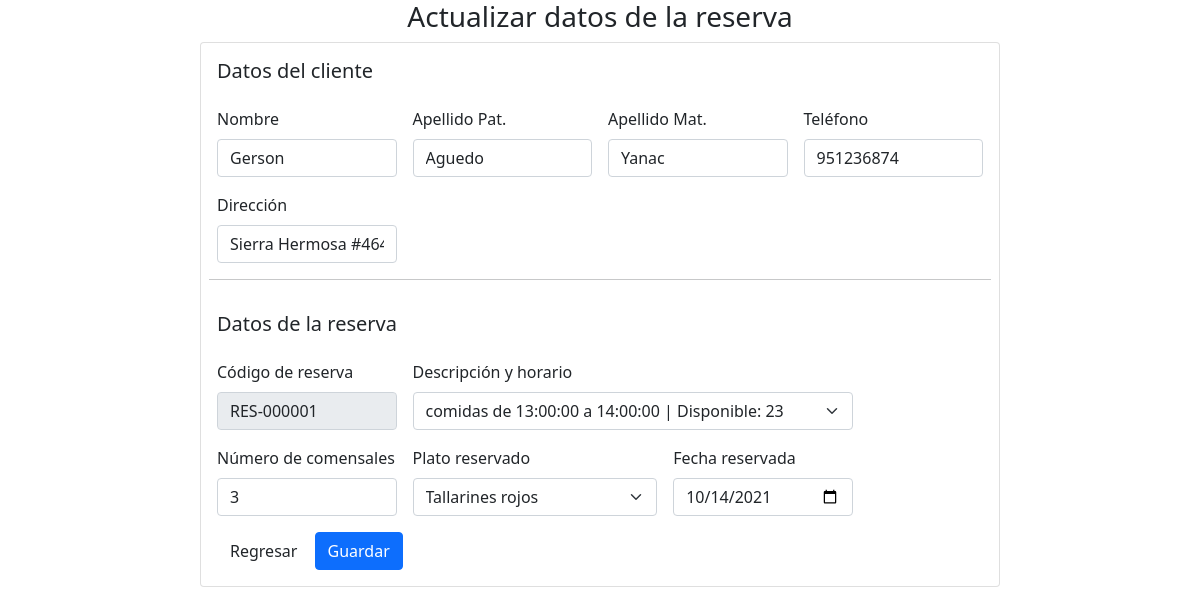
The app's page /modificarReserva.php?codReserva=RES-000001 with its own data.
### tables this page shows
CREATE TABLE `personas` (
  `idPerson` int(11) NOT NULL,
  `nombres` varchar(50) NOT NULL,
  `apellidoPat` varchar(50) NOT NULL,
  `apellidoMat` varchar(50) NOT NULL,
  `numTelefono` varchar(11) NOT NULL,
  `direccion` varchar(50) NOT NULL
);

CREATE TABLE `reservas` (
  `codReserva` varchar(10) NOT NULL,
  `numComensales` int(11) NOT NULL,
  `fk_codCliente` varchar(10) NOT NULL,
  `fk_DNI` varchar(8) NOT NULL,
  `fk_idTurnos` int(11) NOT NULL
);

CREATE TABLE `turnos` (
  `idTurnos` int(11) NOT NULL,
  `descripcion` varchar(50) NOT NULL,
  `inicio` time NOT NULL,
  `fin` time NOT NULL,
  `capacidad` int(11) NOT NULL DEFAULT 30
);

CREATE TABLE `platos` (
  `codPlato` varchar(10) NOT NULL,
  `nombrePlato` varchar(50) NOT NULL,
  `precio` float NOT NULL,
  `fk_codEspecialidad` varchar(10) NOT NULL,
  `fk_codTipo` int(11) NOT NULL
);

CREATE TABLE `detallereservas` (
  `idDetalles` int(11) NOT NULL,
  `fk_reserva` varchar(10) NOT NULL,
  `fk_platos` varchar(10) NOT NULL,
  `precioPagar` float NOT NULL,
  `fecha_llamada` timestamp NOT NULL DEFAULT current_timestamp() ON UPDATE current_timestamp(),
  `fecha_reserva` date NOT NULL
);

### modificarReserva.php (the view, shortened to what this page needs)
<?php
require "conexion.php";
$codReserva = $_GET["codReserva"];
$sql = "SELECT * FROM reservas WHERE codReserva = '$codReserva'";
$resultado = $mysqli->query($sql);
$row = $resultado->fetch_array(MYSQLI_ASSOC);
$fkCliente = $row["fk_codCliente"];
$fkReserva = $row["codReserva"];
$fkTurnos = $row["fk_idTurnos"];
$sql3 = "SELECT * FROM turnos WHERE idTurnos = '$fkTurnos'";
$resultado3 = $mysqli->query($sql3);
$row3 = $resultado3->fetch_array(MYSQLI_ASSOC);
$sql5 = "SELECT * FROM detallereservas WHERE fk_reserva ='$fkReserva'";
$resultado5 = $mysqli->query($sql5);
$row5 = $resultado5->fetch_array(MYSQLI_ASSOC);
$fkPlato = $row5["fk_platos"];
$sql6 = "SELECT * FROM platos WHERE codPlato = '$fkPlato'";
$resultado6 = $mysqli->query($sql6);
$row6 = $resultado6->fetch_array(MYSQLI_ASSOC);
$sql8 = "SELECT * FROM clientes WHERE codCliente = '$fkCliente'";
$resultado8 = $mysqli->query($sql8);
$row8 = $resultado8->fetch_array(MYSQLI_ASSOC);
$fkPersona = $row8["fk_idPerson"];
$sql9 = "SELECT * FROM personas WHERE idPerson = '$fkPersona'";
$resultado9 = $mysqli->query($sql9);
$row9 = $resultado9->fetch_array(MYSQLI_ASSOC);
?>
<!DOCTYPE html>
<html lang="es">
<head>
    <link href="https://cdn.jsdelivr.net/npm/bootstrap@5.1.1/dist/css/bootstrap.min.css" rel="stylesheet">
    <link rel="stylesheet" href="https://use.fontawesome.com/releases/v5.15.3/css/all.css">
</head>
<body>
    <div class="container" style="display: flex; flex-direction: column;align-items: center;">
        <div class=" row">
            <h3>Actualizar datos de la reserva</h3>
        </div>
        <div class="card" style="width: 50rem;">
            <div class="card-body">
                <form class="row g-3" method="POST" action="updateReservas.php" autocomplete="off">
                    <h5>Datos del cliente</h5>
                    <div class="col-md-3">
                        <label for="nombreCliente" class="form-label">Nombre</label>
                        <input type="text" class="form-control" id="nombreCliente" name="nombreCliente" value="<?php echo $row9["nombres"]; ?>">
                    </div>
                    <div class="col-md-3">
                        <label for="nombreCliente" class="form-label">Apellido Pat.</label>
                        <input type="text" class="form-control" id="apellPatCliente" name="apellPatCliente" value="<?php echo $row9["apellidoPat"]; ?>">
                    </div>
                    <div class="col-md-3">
                        <label for="nombreCliente" class="form-label">Apellido Mat.</label>
                        <input type="text" class="form-control" id="apellMatCliente" name="apellMatCliente" value="<?php echo $row9["apellidoMat"]; ?>">
                    </div>
                    <div class="col-md-3">
                        <label for="dirCliente" class="form-label">Teléfono</label>
                        <div class="input-group">
                            <input type="text" class="form-control" id="telCliente" name="telCliente" value="<?php echo $row9["numTelefono"]; ?>">
                        </div>
                    </div>
                    <div class="col-md-3">
                        <label for="dirCliente" class="form-label">Dirección</label>
                        <div class="input-group">
                            <input type="text" class="form-control" id="dirCliente" name="dirCliente" value="<?php echo $row9["direccion"]; ?>">
                        </div>
                    </div>
                    <hr>
                    <h5>Datos de la reserva</h5>
                    <div class="col-md-3">
                        <label for="codReserva" class="form-label">Código de reserva</label>
                        <input type="text" class="form-control" id="codReserva" name="codReserva" value="<?php echo $row["codReserva"]; ?>" readonly>
                    </div>
                    <div class="col-md-7">
                        <label for="validationDefault04" class="form-label">Descripción y horario</label>
                        <select class="form-select" name="modificarTurno" id="validationDefault04">
                            <option value="<?php echo $row3["idTurnos"]; ?>" selected><?php echo $row3["descripcion"] . ' de ' . $row3["inicio"] . ' a ' . $row3["fin"] . ' | Disponible: ' . $row3["capacidad"] ?></option>
                        </select>
                    </div>
                    <div class="col-md-3">
                        <label for="numComensales" class="form-label">Número de comensales</label>
                        <input type="number" class="form-control" id="numComensales" name="numComensales" value="<?php echo $row["numComensales"]; ?>">
                    </div>
                    <div class="col-md-4">
                        <label for="validationDefault04" class="form-label">Plato reservado</label>
                        <select class="form-select" name="modificarPlato" id="validationDefault04">
                            <option value="<?php echo $row6["codPlato"]; ?>" selected><?php echo $row6["nombrePlato"]; ?></option>
                        </select>
                    </div>
                    <div class="col-md-3">
                        <label for="numComensales" class="form-label">Fecha reservada</label>
                        <input type="date" class="form-control" id="search_date" name="nuevaFechaReserva" value="<?php echo $row5["fecha_reserva"]; ?>">
                    </div>
                    <div class="form-group">
                        <div class="col-sm-offset-2">
                            <a href="reservas" class="btn btn-default">Regresar</a>
                            <button type="submit" class="btn btn-primary">Guardar</button>
                        </div>
                    </div>
                </form>
            </div>
        </div>
    </div>
</body>
</html>

### records on screen
personas: nombreCliente "Gerson", apellPatCliente "Aguedo", apellMatCliente "Yanac", telCliente "951236874", dirCliente "Sierra Hermosa #464"
reservas: codReserva "RES-000001", numComensales "3"
turnos: modificarTurno "comidas de 13:00:00 a 14:00:00 | Disponible: 23"
platos: modificarPlato "Tallarines rojos"
detallereservas: nuevaFechaReserva "10/14/2021"
